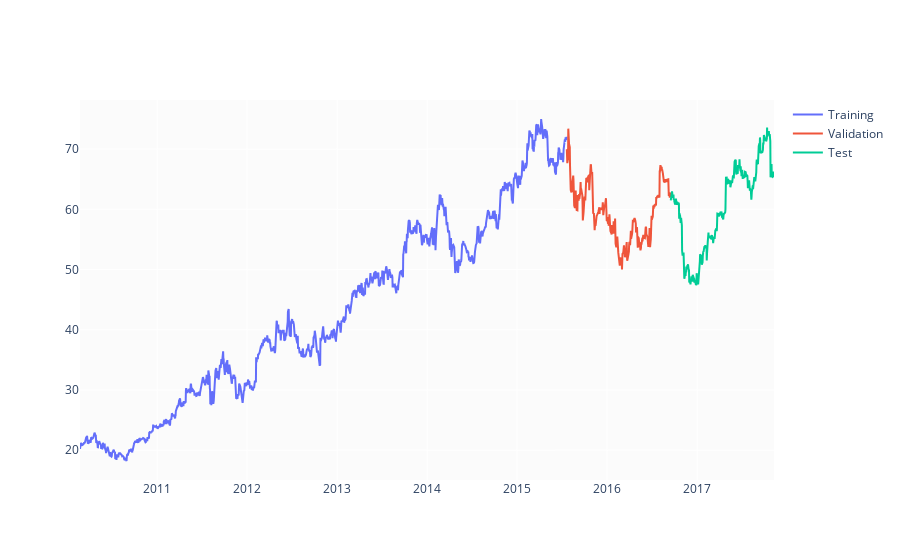

Notebook cell for this chart:
### Markdown cell above
We split stock data frame into 3 subsets: training ($70\%$), validation ($15\%$) and test ($15\%$) sets. We calculate split indices and create three separate frames (train_df, valid_df, test_df). All three frames are ploted in the chart below.

### Code cell
test_size  = 0.15
valid_size = 0.15

test_split_idx  = int(df.shape[0] * (1 - test_size))
valid_split_idx = int(df.shape[0] * (1 - (valid_size + test_size)))

train_df = df.loc[:valid_split_idx].copy()
valid_df = df.loc[valid_split_idx+1:test_split_idx].copy()
test_df = df.loc[test_split_idx+1:].copy()

fig = go.Figure()
fig.add_trace(go.Scatter(x=train_df.Date, y=train_df.Close, name='Training'))
fig.add_trace(go.Scatter(x=valid_df.Date, y=valid_df.Close, name='Validation'))
fig.add_trace(go.Scatter(x=test_df.Date,  y=test_df.Close,  name='Test'))
fig.show()

### Figure 1 — Plotly figure (JSON) as saved in the notebook; plotly's stock layout.template omitted (floating-point values rounded to 4 significant figures; data arrays with more than 128 entries replaced by an {"elided": "..."} marker saying what was removed)
{"data": [{"name": "Training", "type": "scatter", "x": {"elided": "1362 str values"}, "y": {"elided": "1362 float values"}}, {"name": "Validation", "type": "scatter", "x": {"elided": "292 str values"}, "y": {"elided": "292 float values"}}, {"name": "Test", "type": "scatter", "x": {"elided": "291 str values"}, "y": {"elided": "291 float values"}}], "layout": {}}
